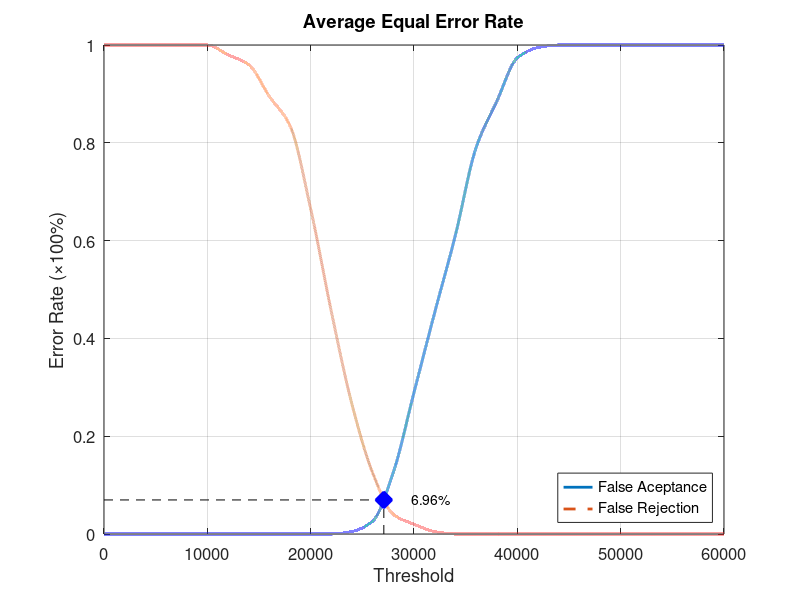
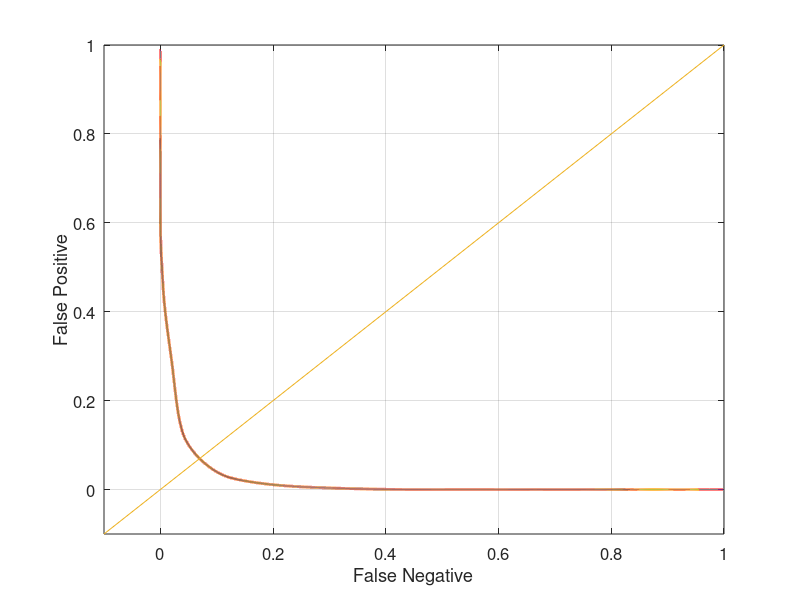

Write MATLAB code to recreate these figures, in order.
function yEER = Database5_4
close all;
clear;
clc;
x = 0:2000:60000;
xq = 0:0.5:60000;

y0 = [0 0 0 0 0 0 0 0 0 0 0 0 0.00526316 0.0263158 0.126316 0.289474 0.452632 0.610526 0.789474 0.884211 0.973684 0.994737 1 1 1 1 1 1 1 1 1];
yy0 = interp1(x, y0, xq, 'pchip');
y1 = [1 1 1 1 1 1 0.98 0.96 0.895 0.835 0.665 0.455 0.265 0.125 0.04 0.02 0.005 0 0 0 0 0 0 0 0 0 0 0 0 0 0];
yy1 = interp1(x, y1, xq, 'pchip');

% Calculating EER: 
y2 = abs(y0 - y1);
find(y2 == min(y2))
yy2 = abs(yy0 - yy1);
xEER = find(yy2 == min(yy2));
xEERIndex = xq(xEER) % X-axis EER
yEER = yy0(xEER) % Y-axis EER

main = figure
plot(xq, yy0,'-','LineWidth', 2);	hold on
plot(xq, yy1,'--','LineWidth', 2);	hold on
plot([xEERIndex xEERIndex], [0 yEER], 'k--');	hold on
plot([0 xEERIndex], [yEER yEER], 'k--');	hold on
plot(xEERIndex, yEER, 'bx', 'LineWidth', 10);	hold on
text(xEERIndex + 10 * xEERIndex / 100, yEER, [num2str(round((10000 * yEER)) / 100) '%'])
legend('False Aceptance', 'False Rejection', 'Location', 'SouthEast')
xlabel('Threshold')
ylabel('Error Rate (\times100%)')
title('Average Equal Error Rate')
set(gca, 'FontSize', 12)
axis([0 60000 0 1])
grid on

print(main, 'Database5_4Main', '-dpng');
FNRxFPR = figure('Color', [1 1 1]);
plot(yy1, yy0, '-', yy1, yy0, 'LineWidth', 2);
hold on
y = -0.1:0.1:1
plot(y, y); 
set(gca, 'FontSize', 12)
xlabel('False Negative')
ylabel('False Positive')
axis([-0.1 1 -0.1 1])
set(gca, 'FontSize', 12)
grid on

print(FNRxFPR, 'Database5_4FNRxFPR','-dpng');
end
